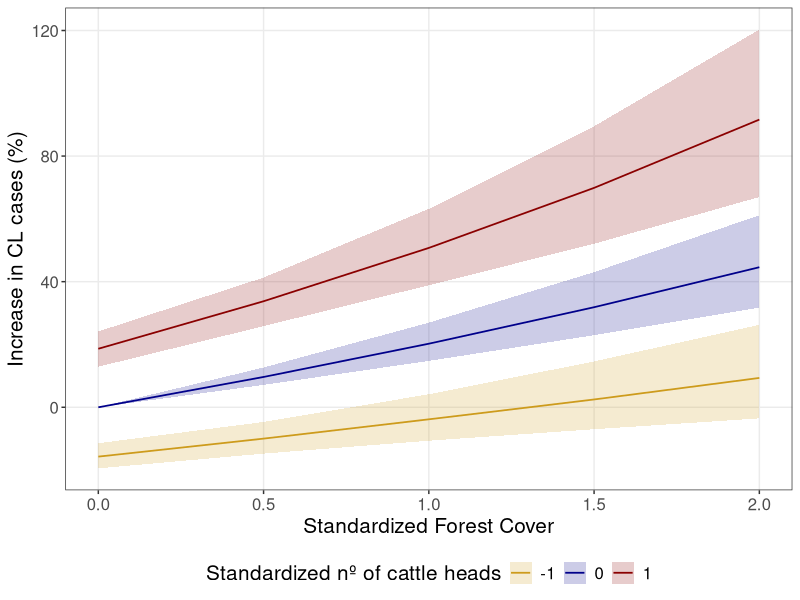

Recreate this plot in R.
##Script for Figure 2

library(dplyr)
library(tidyr)
library(ggplot2)


sample<- read.csv("output/posteriors_cattle_forest_model.csv")


###SD values of cattle and forest
forest<-c(0,0.5,1,1.5,2,0,0.5,1,1.5,2,0,0.5,1,1.5,2)
cattle<-c(0,0,0,0,0,1,1,1,1,1,-1,-1,-1,-1,-1)


tbla<-data.frame(forest=forest, cattle=cattle)

##calculating the risk 
n_sample<-unique(sample$X)

lista<-list()

for (i in n_sample) {
  
  sub<-  sample %>% filter (X==i)
  
  lista[[i]]<-tbla %>% 
    rowwise() %>% 
    mutate(risk= exp(sub$forest_samps*forest + sub$cattle_samps*cattle + sub$for_cattle_samps*cattle*forest),
           sample=i)
}


big_data<-bind_rows(lista)

##risk summary
risk_ic<- big_data %>%
     group_by(forest, cattle) %>%
       summarise(Median = stats::median(risk, na.rm = T),
                   LI = stats::quantile(risk, probs = 0.025, na.rm = T),
                   LS = stats::quantile(risk, probs = 0.975, na.rm = T),
                   LIb = stats::quantile(risk, probs = 0.25, na.rm = T),
                   LSb = stats::quantile(risk, probs = 0.75, na.rm = T),
                   .groups = "drop")

###risk in % of Cl increase
risk_ic2<- risk_ic %>%
           mutate(Median_p= case_when(Median>=1 ~ (Median-1)*100,
                                      Median<1 ~ -(1-Median) *100),
                  LI_p= case_when(Median>=1 ~ (LI-1)*100,
                                      Median<1 ~ -(1-LI) *100),
                  LS_p= case_when(Median>=1 ~ (LS-1)*100,
                                      Median<1 ~ -(1-LS) *100)
                  ) %>%
  mutate(Median_p=round(Median_p,2),
         LI_p=round(LI_p,2),
         LS_p=round(LS_p,2)
         )


####Plot

ggplot(risk_ic2)+
  geom_line(aes(x=forest, y=Median_p, colour=as.factor(cattle), group = as.factor(cattle)),linewidth = 0.6)+
  geom_ribbon(aes(x=forest, ymin=LI_p, ymax=LS_p, fill=as.factor(cattle), group = as.factor(cattle)), alpha = 0.2)+
  scale_color_manual(name= 'Standardized nº of cattle heads' ,values = c(
    "1"='red4',
    "0" = 'blue4',
    "-1" = 'goldenrod3'),
    breaks = c("-1", "0","1"))+
  scale_fill_manual(name= 'Standardized nº of cattle heads', values = c(
    "1"='red4',
    "0" = 'blue4',
    "-1" = 'goldenrod3'),
    breaks = c("-1", "0","1"))+
  #labs(color = 'Standardized nº of cattle heads', fill="")+
  # ylim(c(-16,100))+
  # labs(color=NULL)+
  #  scale_color_viridis(discrete=TRUE)+
  theme_bw()+
  theme(panel.grid.minor = element_blank(),
        legend.position = "bottom", text = element_text(size = 15))+
  ylab("Increase in CL cases (%)")+
  xlab("Standardized Forest Cover")



    